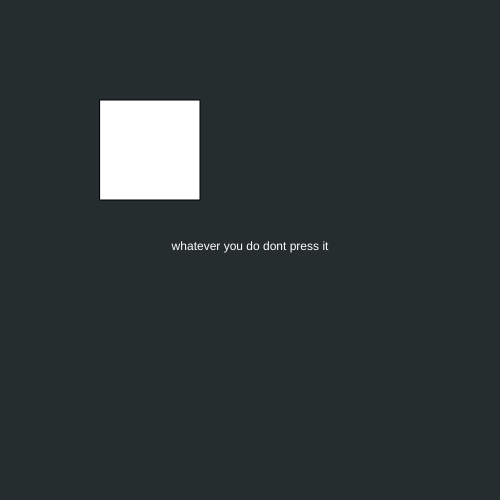
Frame 1 (no input)
Frame 60 (no input): identical to frame 1, image omitted
Frame 120 (the mouse pressed at the canvas centre since frame 60): identical to frame 1, image omitted

The p5.js sketch that drew this single still picture (run headless with seeded random() and noise() and a simulated clock; from frame 60 on, the mouse is pressed at the canvas centre):

// p5.js sketch
// ── sketch.js
let state = 0 ;

function setup() {
  createCanvas(500, 500);
  textAlign(CENTER);
}

function draw() {
  //background(100);

  switch (state) {
    case 0:
      background("#262d2e");
      fill("whtie");
      text("whatever you do dont press it", width/2, height/2);
      break;
    case 1:
    background("#dbab4b");
    fill(0)
    text("what have you done", width/2, height/2);
      break;
    
  }
  rect(100, 100, 100, 100);
}

function mouseReleased() {
  if (mouseX > 100 && mouseX < 200 && mouseY > 100 && mouseY < 200) {
    state++ ;
    if (state > 1) state = 0;
    print("state advanced");
  }
  print(mouseX, ',', mouseY)

}
